Frame 1 (no input): blank canvas, image omitted
Frame 60 (the mouse pressed at the canvas centre just before this capture): blank canvas, image omitted
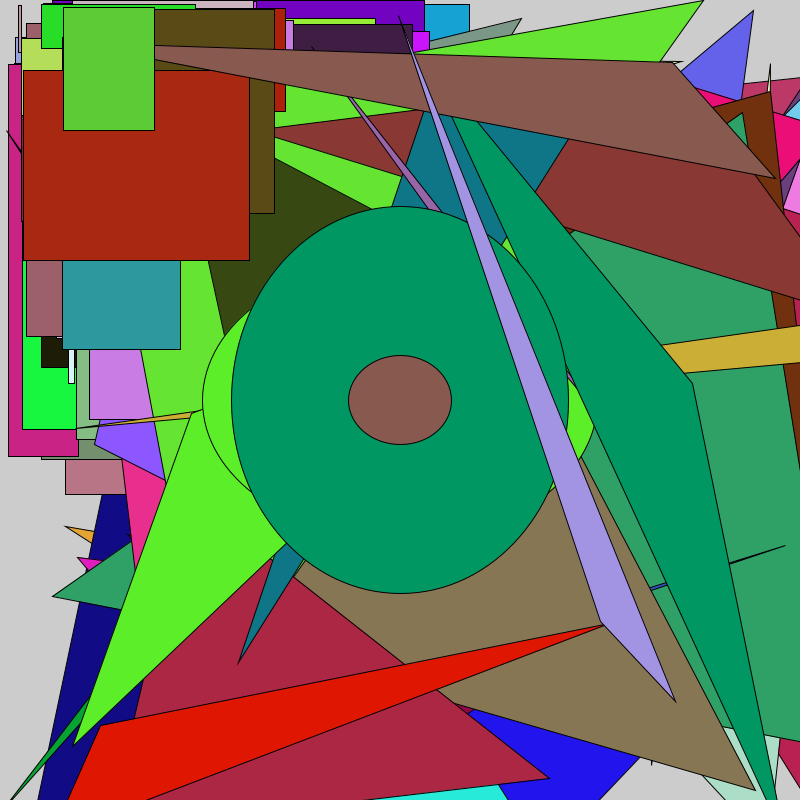
Frame 120 (the mouse held since frame 60 and released just before this capture)

The Processing sketch whose frames 1 and 60 were blank and that drew this single picture after the mouse press (run headless with seeded random() and noise(); from frame 60 on, the mouse is pressed at the canvas centre):

// Processing sketch: sketch_150426a
// ── sketch_150426a.pde
void setup() {
  size(800, 800);
  
}




void draw(){
 
  if(mousePressed){
     ellipse(mouseX,mouseY, random(400),random(400));
     fill(random(255),random(255),random(255));
     rect(random(100),random(100), random(400), random(400));
     fill(random(255),random(255),random(255));
     triangle(random(900),random(900),random(900),random(900),random(900),random(900));
   
   
   
  }
 



}
